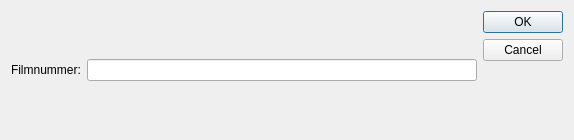
<?xml version="1.0" encoding="UTF-8"?>
<ui version="4.0">
 <class>apisFilmNumberSelectionDialog</class>
 <widget class="QDialog" name="apisFilmNumberSelectionDialog">
  <property name="windowModality">
   <enum>Qt::ApplicationModal</enum>
  </property>
  <property name="geometry">
   <rect>
    <x>0</x>
    <y>0</y>
    <width>574</width>
    <height>140</height>
   </rect>
  </property>
  <property name="focusPolicy">
   <enum>Qt::TabFocus</enum>
  </property>
  <property name="windowTitle">
   <string>Film Nummer Auswahl</string>
  </property>
  <property name="windowIcon">
   <iconset resource="resource.qrc">
    <normaloff>:/plugins/APIS/icons/apis.png</normaloff>:/plugins/APIS/icons/apis.png</iconset>
  </property>
  <property name="modal">
   <bool>true</bool>
  </property>
  <layout class="QHBoxLayout" name="horizontalLayout">
   <item>
    <layout class="QGridLayout" name="gridLayout">
     <item row="0" column="1">
      <widget class="QLineEdit" name="uiFilmNumberEdit">
       <property name="maxLength">
        <number>10</number>
       </property>
      </widget>
     </item>
     <item row="0" column="0">
      <widget class="QLabel" name="uiFilmNumberLbl">
       <property name="text">
        <string>Filmnummer:</string>
       </property>
      </widget>
     </item>
    </layout>
   </item>
   <item>
    <widget class="QDialogButtonBox" name="uiButtonBox">
     <property name="focusPolicy">
      <enum>Qt::NoFocus</enum>
     </property>
     <property name="orientation">
      <enum>Qt::Vertical</enum>
     </property>
     <property name="standardButtons">
      <set>QDialogButtonBox::Cancel|QDialogButtonBox::Ok</set>
     </property>
    </widget>
   </item>
  </layout>
 </widget>
 <tabstops>
  <tabstop>uiFilmNumberEdit</tabstop>
  <tabstop>uiButtonBox</tabstop>
 </tabstops>
 <resources>
  <include location="resource.qrc"/>
 </resources>
 <connections>
  <connection>
   <sender>uiButtonBox</sender>
   <signal>accepted()</signal>
   <receiver>apisFilmNumberSelectionDialog</receiver>
   <slot>accept()</slot>
   <hints>
    <hint type="sourcelabel">
     <x>220</x>
     <y>61</y>
    </hint>
    <hint type="destinationlabel">
     <x>157</x>
     <y>69</y>
    </hint>
   </hints>
  </connection>
  <connection>
   <sender>uiButtonBox</sender>
   <signal>rejected()</signal>
   <receiver>apisFilmNumberSelectionDialog</receiver>
   <slot>reject()</slot>
   <hints>
    <hint type="sourcelabel">
     <x>246</x>
     <y>61</y>
    </hint>
    <hint type="destinationlabel">
     <x>286</x>
     <y>69</y>
    </hint>
   </hints>
  </connection>
 </connections>
</ui>
